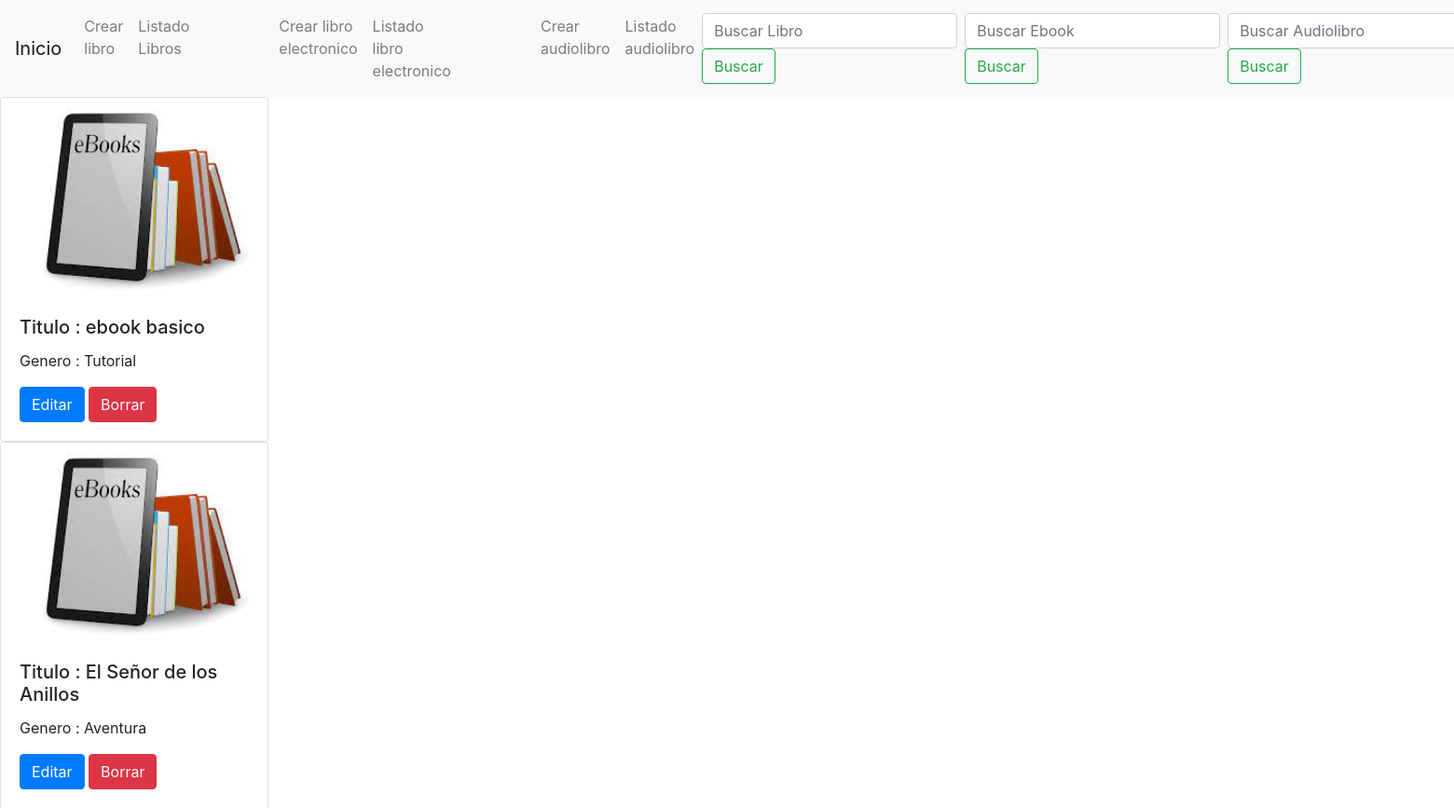
The page /list_ebook/ (upper part) on the database as committed earlier.
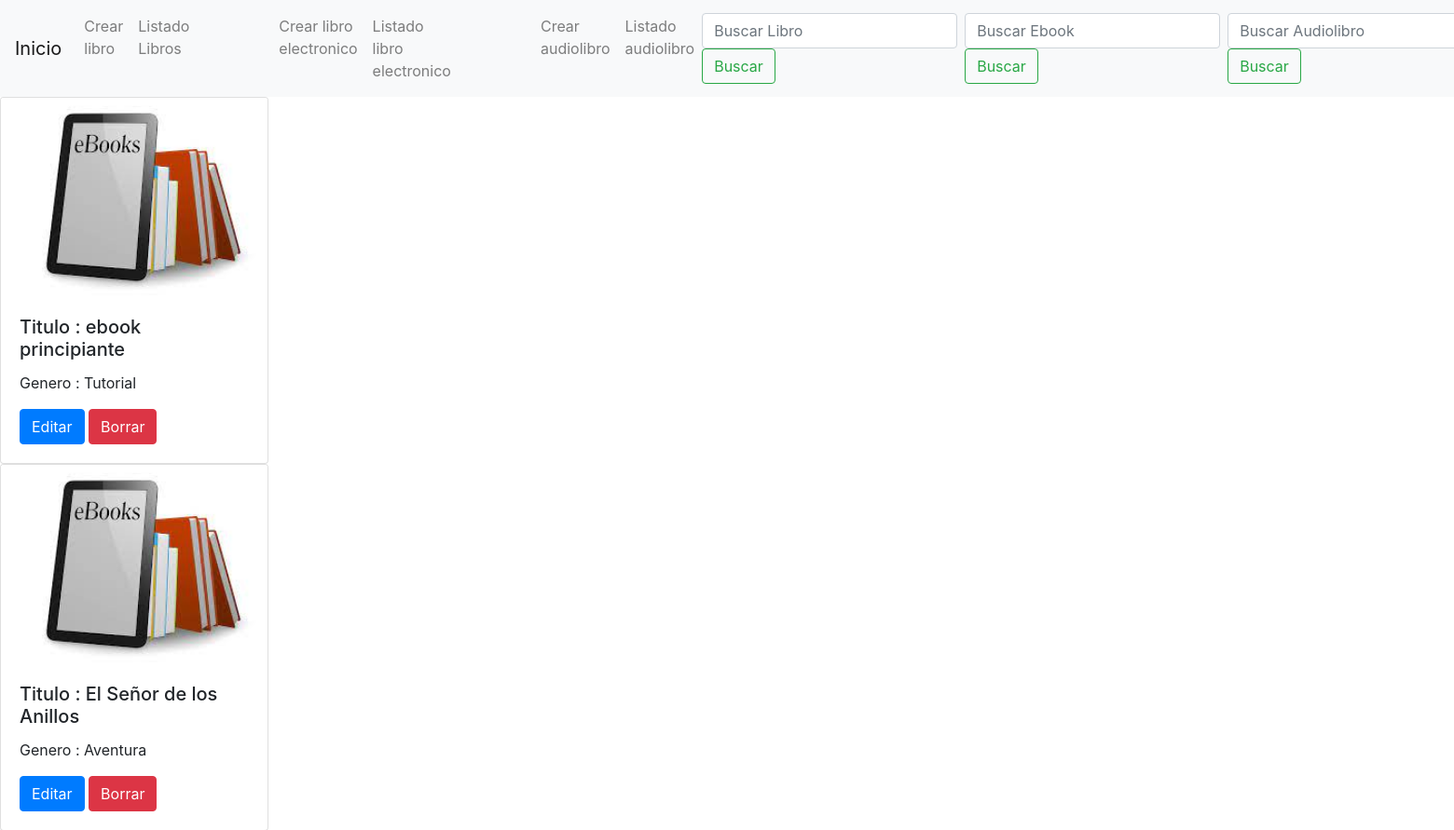
The same page on the database as committed later.
### catalog/models.py (models this page shows, shortened)
class Ebooks(models.Model):
    title = models.CharField(max_length=120)
    book_genre = models.CharField(max_length=40)

### catalog/views.py (the view)
# urls.py: path("list_ebook/", list_ebook, name = "list_ebook" ),
def list_ebook(request):
    ebooks = Ebooks.objects.all()
    context = {
        "ebook":ebooks
    }
    return render(request, "list_ebook.html", context=context)

### templates/list_ebook.html (shortened to what this page needs)
{% extends 'base.html' %}
{% block contenido_que_cambia %}
{% for ebook in ebook %}
<div class="card" style="width: 18rem;">
    <img class="card-img-top" alt="...">
    <div class="card-body">
      <h5 class="card-title"> Titulo : {{ebook.title}}</h5>
      <p class="card-text">  Genero : {{ebook.book_genre}}</p>
      <a href="/update_ebook/{{ebook.id}}/" class = "btn btn-primary">Editar</a>
      <a href="/delete_ebook/{{ebook.id}}/" class = "btn btn-danger">Borrar</a>
    </div>
</div>
{% endfor%}
{% endblock %}

Rows that differ between the two databases and show on the page:
changed Ebooks "Tutorial": title "ebook basico" → "ebook principiante"
